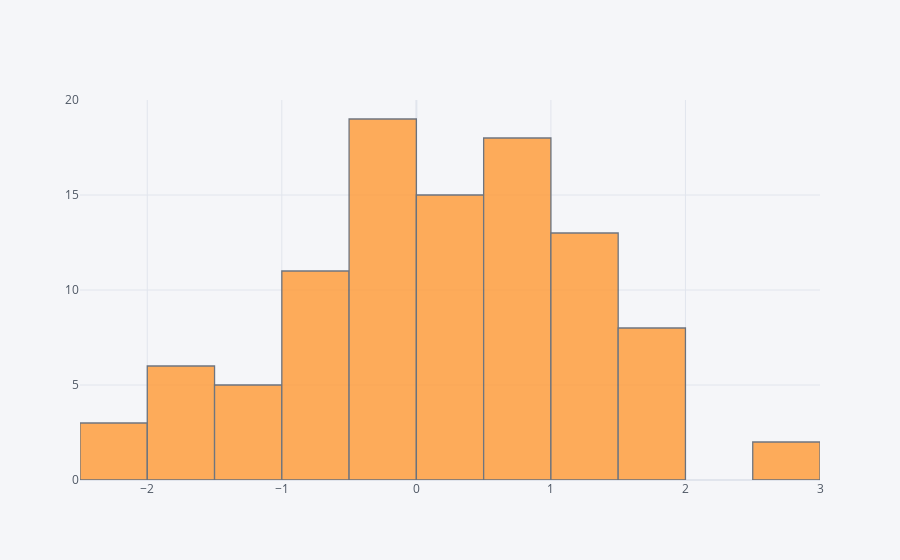

Source (notebook cell):
### Markdown cell above
## histogram

### Code cell
df['A'].iplot(kind='hist',bins=25)

### Figure 1 — Plotly figure (JSON) as saved in the notebook; plotly's stock layout.template omitted (floating-point values rounded to 4 significant figures)
{"data": [{"histfunc": "count", "histnorm": "", "marker": {"color": "rgba(255, 153, 51, 1.0)", "line": {"color": "#4D5663", "width": 1.3}}, "name": "A", "nbinsx": 25, "opacity": 0.8, "orientation": "v", "type": "histogram", "x": [-2.345, 0.6238, 0.5085, 1.008, -1.597, -2.375, -1.371, 1.375, -0.7622, -1.918, 1.502, -0.7114, -0.2945, -1.488, 0.6995, -0.9081, 0.003715, -0.8607, 1.55, 0.8681, -0.2516, -0.6951, -1.298, 1.079, 1.922, 1.639, 0.8532, 0.996, 1.038, -0.4417, 0.6273, 1.657, 0.176, -0.1217, 1.786, 1.062, -1.649, 0.5135, -0.09341, 0.5748, -0.3477, 1.45, 0.5559, -0.1941, 1.955, -1.44, -1.687, 0.9152, -0.9701, 0.2782, -0.4247, 0.2136, 0.6798, -0.2169, 1.125, -0.4365, 0.507, -0.6938, -1.471, -0.3005, 0.1012, -0.274, -1.593, -0.755, -1.88, 0.09896, 1.281, 0.1845, 2.514, 0.8879, 0.2203, -0.05815, 0.1152, 1.373, 0.772, -0.1113, 0.1293, 0.6569, 1.225, -2.357, 0.5202, 0.4923, -0.2947, 1.585, -0.4895, 2.641, 0.1374, -0.9828, 0.138, -0.6216, -0.1501, 0.3931, -0.9745, -0.4129, 1.406, 0.1379, 1.273, -0.2163, 1.085, 0.5354]}], "layout": {"barmode": "overlay", "legend": {"bgcolor": "#F5F6F9", "font": {"color": "#4D5663"}}, "paper_bgcolor": "#F5F6F9", "plot_bgcolor": "#F5F6F9", "title": {"font": {"color": "#4D5663"}}, "xaxis": {"gridcolor": "#E1E5ED", "showgrid": true, "tickfont": {"color": "#4D5663"}, "title": {"font": {"color": "#4D5663"}, "text": ""}, "zerolinecolor": "#E1E5ED"}, "yaxis": {"gridcolor": "#E1E5ED", "showgrid": true, "tickfont": {"color": "#4D5663"}, "title": {"font": {"color": "#4D5663"}, "text": ""}, "zerolinecolor": "#E1E5ED"}}}
